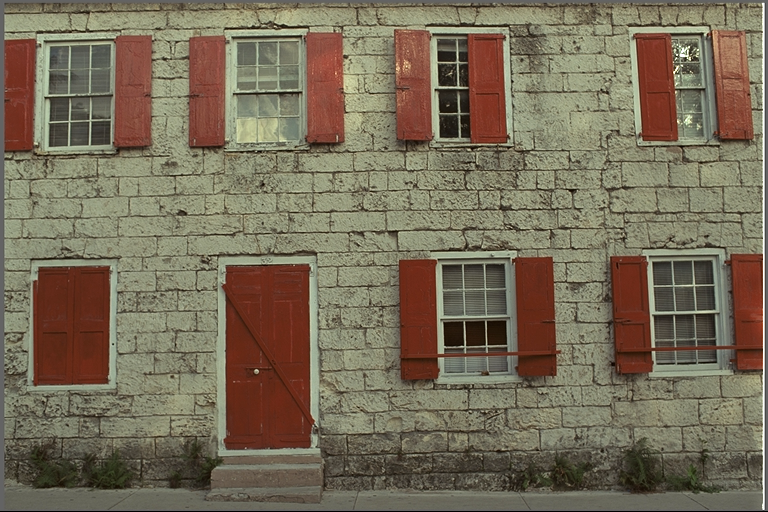
#> input picture kodim01.png, 768 x 512 px
$ python hist3.py
#> lines starting #> are read from the running program, lines starting #| are printed output that depends on the picture
import numpy as np
import cv2 as cv
from matplotlib import pyplot as plt
img = cv.imread('../kodim01.png',0)
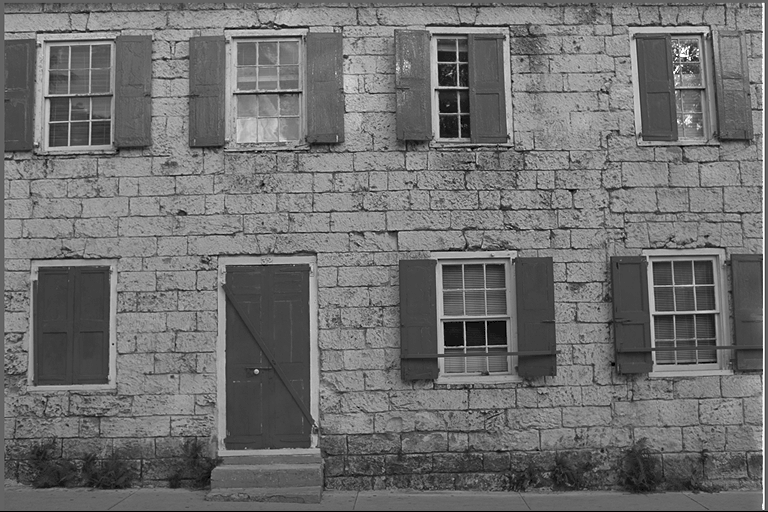
#> img: shape (512, 768); min 0, max 255, mean 111.2
hist,bins = np.histogram(img.flatten(),256,[0,256])
#> hist = 256 values, max 10993 at index 68, min 0 at index 1, mean 1536; bins = 257 values from 0 to 256
cdf = hist.cumsum()     #获取累计和
#> cdf = 256 values from 970 to 393216
cdf_normalized = cdf * float(hist.max()) / cdf.max()
#> cdf_normalized = 256 values from 27.12 to 10993
cdf_m = np.ma.masked_equal(cdf,0)   #创建掩码
cdf_m = (cdf_m - cdf_m.min())*255/(cdf_m.max()-cdf_m.min())
cdf = np.ma.filled(cdf_m,0).astype('uint8')
#> cdf = 256 values from 0 to 255
img2 = cdf[img]
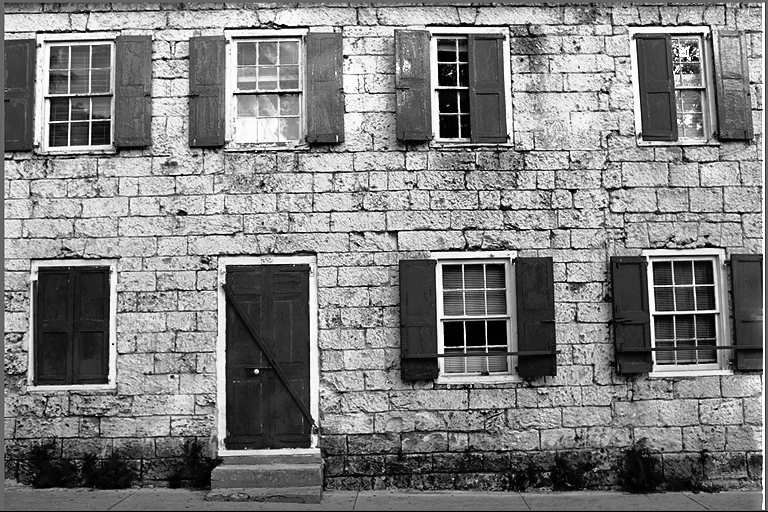
#> img2: shape (512, 768); min 0, max 255, mean 128.2
#plt.plot(cdf, color = 'b')
# #plt.plot(cdf, color = 'g')
plt.hist(img.flatten(),256,[0,256], color = 'r')
plt.hist(img2.flatten(),256,[0,256], color = 'g')
plt.xlim([0,256])
# plt.legend(('cdf','histogram'), loc = 'upper left')
plt.show()
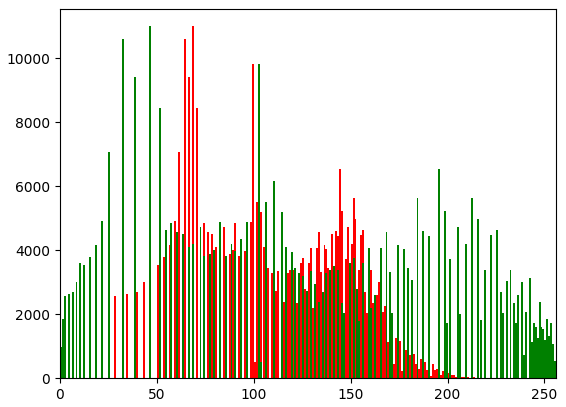
#> figure drawn by matplotlib, 1 panel; tallest bar 10993 high, from x = 68 to 69; tallest bar 10994 high, from x = 46 to 47
cv.imshow('img',img)
cv.imshow('img2',img2)
cv.waitKey(0)
cv.destroyAllWindows()

$ run again, with apple.png copied over kodim01.png
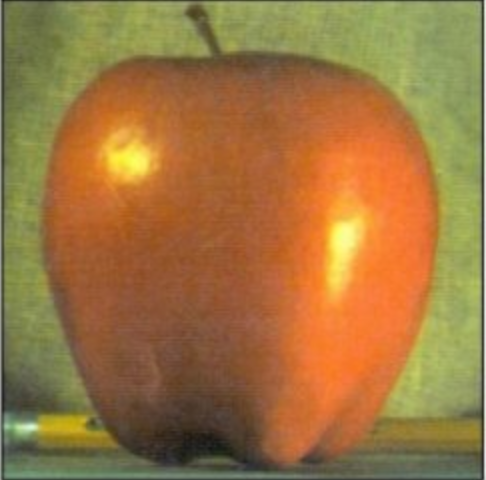
#> input picture apple.png, 486 x 480 px
#> `img = cv.imread('../kodim01.png',0)`:
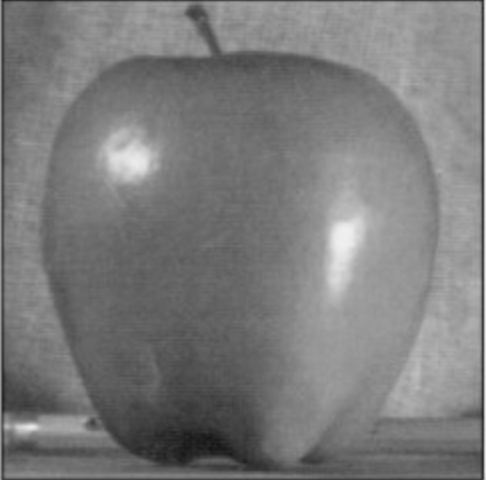
#> img: shape (480, 486); min 19, max 241, mean 123.2
#> hist = 256 values, max 3822 at index 151, min 0 at index 0, mean 911.2; bins = 257 values from 0 to 256
#> `cdf = hist.cumsum()`: cdf = 256 values from 0 to 233280
#> cdf_normalized = 256 values from 0 to 3822
#> `cdf = np.ma.filled(cdf_m,0).astype('uint8')`: cdf = 256 values from 0 to 255
#> `plt.show()`:
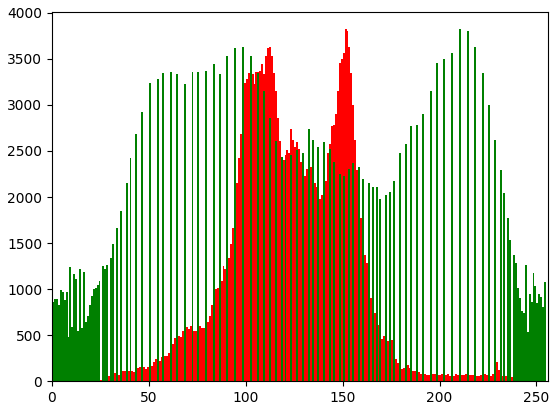
#> figure drawn by matplotlib, 1 panel; tallest bar 3822 high, from x = 151 to 152; tallest bar 3822 high, from x = 210 to 211
